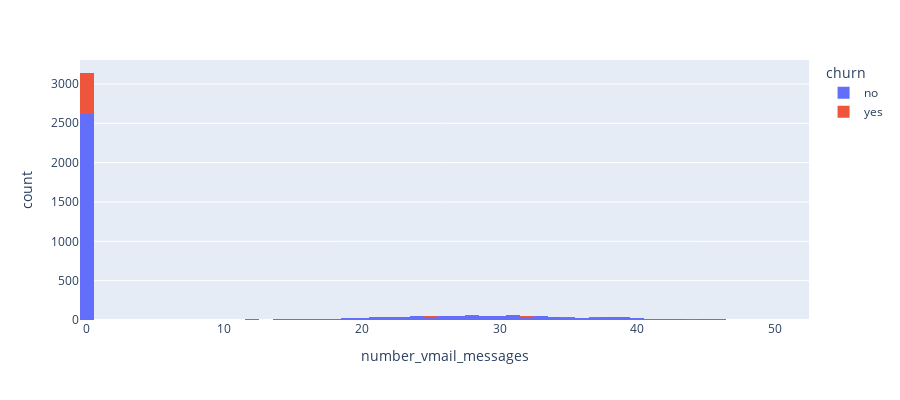

Notebook code for this chart:
### Code cell
#Number_Vmail_Messages x Churn
fig = px.histogram(data_frame=X_train, x="number_vmail_messages", color="churn", width=900, height=400)
fig.show()

### Figure 1 — Plotly figure (JSON) as saved in the notebook; plotly's stock layout.template omitted (floating-point values rounded to 4 significant figures; data arrays with more than 128 entries replaced by an {"elided": "..."} marker saying what was removed)
{"data": [{"alignmentgroup": "True", "bingroup": "x", "hovertemplate": "churn=no<br>number_vmail_messages=%{x}<br>count=%{y}<extra></extra>", "legendgroup": "no", "marker": {"color": "#636efa", "pattern": {"shape": ""}}, "name": "no", "offsetgroup": "no", "orientation": "v", "showlegend": true, "type": "histogram", "x": {"elided": "3652 int values"}, "xaxis": "x", "yaxis": "y"}, {"alignmentgroup": "True", "bingroup": "x", "hovertemplate": "churn=yes<br>number_vmail_messages=%{x}<br>count=%{y}<extra></extra>", "legendgroup": "yes", "marker": {"color": "#EF553B", "pattern": {"shape": ""}}, "name": "yes", "offsetgroup": "yes", "orientation": "v", "showlegend": true, "type": "histogram", "x": {"elided": "598 int values"}, "xaxis": "x", "yaxis": "y"}], "layout": {"barmode": "relative", "height": 400, "legend": {"title": {"text": "churn"}, "tracegroupgap": 0}, "margin": {"t": 60}, "width": 900, "xaxis": {"anchor": "y", "domain": [0, 1], "title": {"text": "number_vmail_messages"}}, "yaxis": {"anchor": "x", "domain": [0, 1], "title": {"text": "count"}}}}
